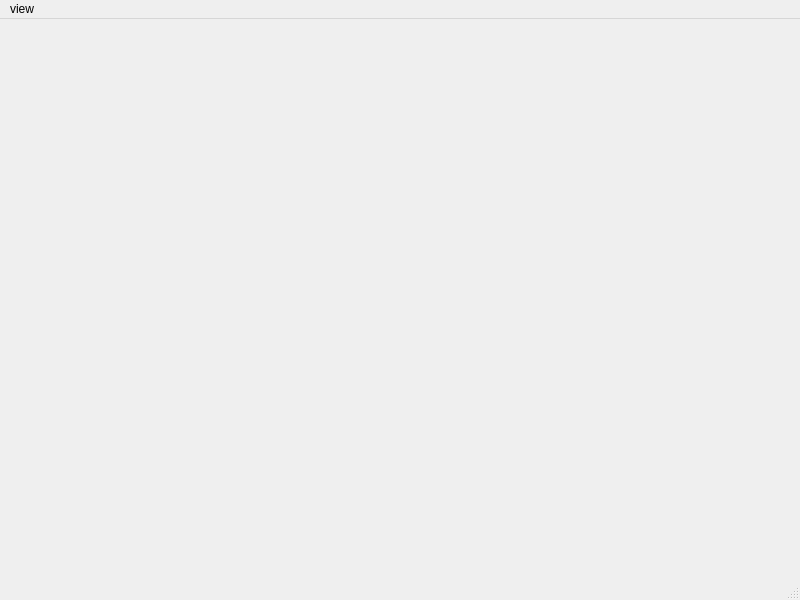
<?xml version="1.0" encoding="UTF-8"?>
<ui version="4.0">
 <class>MainWindow</class>
 <widget class="QMainWindow" name="MainWindow">
  <property name="geometry">
   <rect>
    <x>0</x>
    <y>0</y>
    <width>800</width>
    <height>600</height>
   </rect>
  </property>
  <property name="windowTitle">
   <string>MainWindow</string>
  </property>
  <widget class="QWidget" name="centralwidget"/>
  <widget class="QMenuBar" name="menubar">
   <property name="geometry">
    <rect>
     <x>0</x>
     <y>0</y>
     <width>800</width>
     <height>23</height>
    </rect>
   </property>
   <widget class="QMenu" name="menuview">
    <property name="title">
     <string>view</string>
    </property>
    <widget class="QMenu" name="menuview_one">
     <property name="title">
      <string>view-one</string>
     </property>
     <addaction name="separator"/>
     <addaction name="actionVisual_Menu"/>
    </widget>
    <widget class="QMenu" name="menuview_many">
     <property name="title">
      <string>view-many</string>
     </property>
     <addaction name="actionVisual_Menu_2"/>
    </widget>
    <addaction name="menuview_one"/>
    <addaction name="menuview_many"/>
   </widget>
   <addaction name="menuview"/>
  </widget>
  <widget class="QStatusBar" name="statusbar"/>
  <action name="actionVisual_Menu">
   <property name="text">
    <string>Visual_Menu</string>
   </property>
  </action>
  <action name="actionVisual_Menu_2">
   <property name="text">
    <string>Visual-Menu</string>
   </property>
  </action>
 </widget>
 <resources/>
 <connections/>
</ui>
